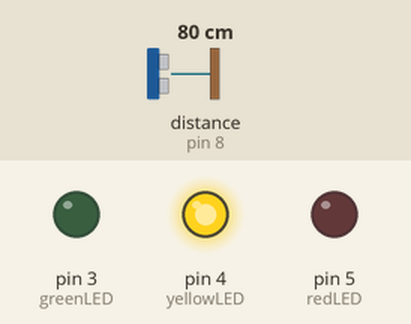
Bench run of a sketch on a simulated Arduino Uno, built with avr-gcc and run on an emulated ATmega328P. Shown: output pins drawn as LEDs (lit = HIGH). Wiring (inferred from the names in the program): ultrasonic range finder: trigger pin 9; echo pin 8. Inputs (shaded band) come from the test bench; at power-on: distance to the obstacle (sensor on pin 8) 80 cm. The echo pulse lasts 58.3 µs per cm; pins used as bus, display or sensor lines are not drawn.

Above: at 1.2 s.
1.3 s: distance to the obstacle (sensor on pin 8) set to 23 cm
2.8 s: distance to the obstacle (sensor on pin 8) set to 17 cm
At 3.6 s:
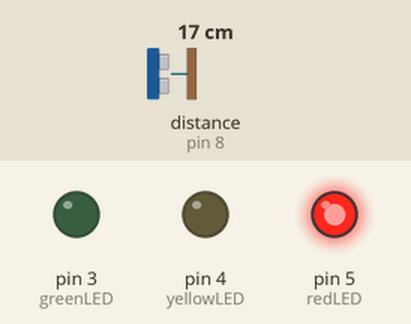
4.3 s: distance to the obstacle (sensor on pin 8) set to 120 cm
At 5.5 s:
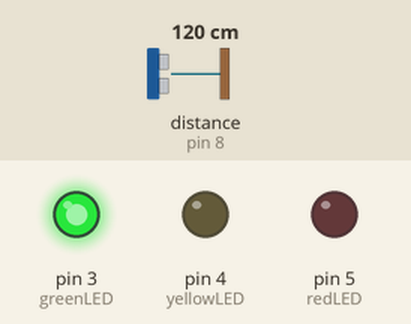
5.8 s: distance to the obstacle (sensor on pin 8) set to 107 cm
7.3 s: distance to the obstacle (sensor on pin 8) set to 98 cm
At 8.3 s:
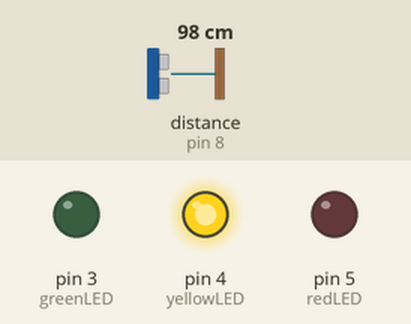
8.8 s: distance to the obstacle (sensor on pin 8) set to 2 cm
At 10.3 s:
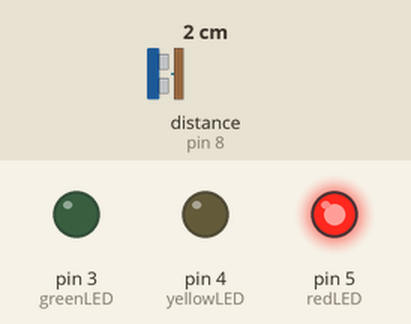
Timing chart, 0 to 11.3 s (numbered marks = the images above; inputs shaded):
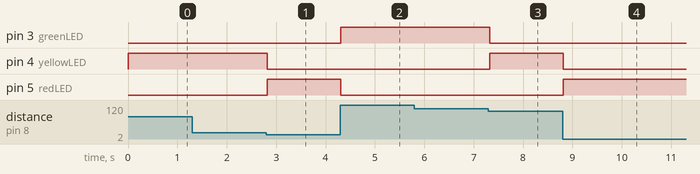

Measured:
- the behaviour switches between 21 and 20 cm on distance to the obstacle (sensor on pin 8) (found by bisection; images 0 and 1)
- the behaviour switches between 102 and 101 cm on distance to the obstacle (sensor on pin 8) (found by bisection; images 2 and 3)
- after the input at 1.3 s, every drawn part: stays the same
- after the input at 2.8 s, pin 4 (yellowLED): HIGH → LOW at once; pin 5 (redLED): LOW → HIGH at once
- after the input at 4.3 s, pin 3 (greenLED): LOW → HIGH at once; pin 5 (redLED): HIGH → LOW at once
- after the input at 5.8 s, every drawn part: stays the same
- after the input at 7.3 s, pin 3 (greenLED): HIGH → LOW at once; pin 4 (yellowLED): LOW → HIGH at once
- after the input at 8.8 s, pin 4 (yellowLED): HIGH → LOW at once; pin 5 (redLED): LOW → HIGH at once

The sketch:

distance-sensor-leds.ino
```cpp
#include <Arduino.h>

//HC-SR04 pins
const int trigPin = 9;
const int echoPin = 8;

//LED pins
const int greenLED = 3;
const int yellowLED = 4;
const int redLED = 5;


void setup() {

  pinMode(trigPin , OUTPUT);
  pinMode(echoPin , INPUT);

  pinMode(greenLED , OUTPUT);
  pinMode(yellowLED , OUTPUT);
  pinMode(redLED , OUTPUT);
  digitalWrite(greenLED , LOW);
  digitalWrite(yellowLED , LOW);
  digitalWrite(redLED , LOW);

}

void loop() {

  long duration;
  float distance;

  digitalWrite(trigPin , LOW);
  delayMicroseconds(2);

  digitalWrite(trigPin , HIGH);
  delayMicroseconds(10);
  digitalWrite(trigPin , LOW);

  duration = pulseIn(echoPin , HIGH);

  distance = duration * 0.034 / 2; //cm


  if (distance > 100)
  {
    digitalWrite(greenLED , HIGH);
    digitalWrite(yellowLED , LOW);
    digitalWrite(redLED , LOW);
  }
  else if (distance <= 100 && distance > 20)
  {
    digitalWrite(yellowLED , HIGH);
    digitalWrite(greenLED , LOW);
    digitalWrite(redLED , LOW);
  }
  else if (distance <= 20)
  {
    digitalWrite(redLED , HIGH);
    digitalWrite(greenLED , LOW);
    digitalWrite(yellowLED , LOW);
  }

  delay(20);

}
```
